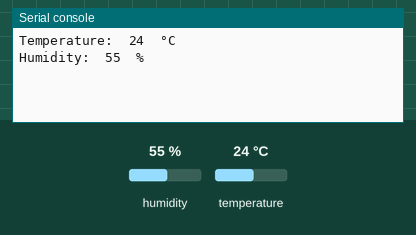
Bench run of a program on a simulated Raspberry Pi Pico running MicroPython. On the bench: the last lines printed to the serial console. The test bench sets the inputs (shaded band); at power-on: humidity 55 %, temperature 24 °C.

Above: at 1.2 s.
1.3 s: humidity set to 22 %
At 2.4 s:
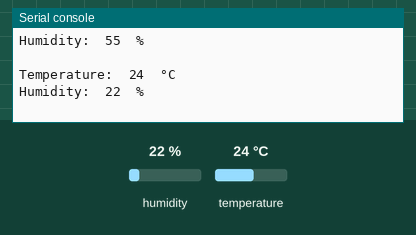
2.8 s: temperature set to 12 °C
At 4.1 s:
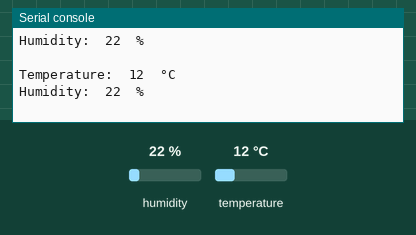
4.3 s: humidity set to 40 %
At 5.3 s:
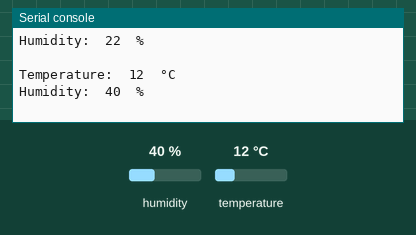
Timing chart, 0 to 7.3 s (numbered marks = the images above; inputs shaded):
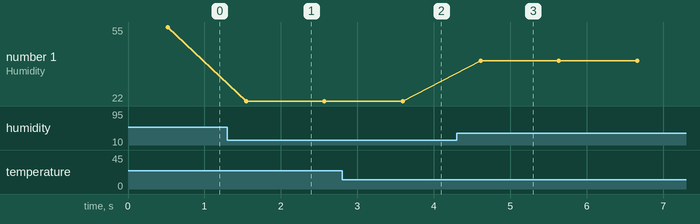

Measured:
- after the input at 1.3 s, the serial console: prints a new line after 0.25 s (image 1)
- after the input at 2.8 s, the serial console: prints a new line after 0.79 s (image 2)
- after the input at 4.3 s, the serial console: prints a new line after 0.31 s (image 3)
- plotted number 1: 55 → 22 after the input at 1.3 s, 22 → 40 after the input at 4.3 s

The program:

dht11.py
```python
from machine import Pin
from time import sleep
import dht

sensor = dht.DHT11(Pin(28))

while True:
    sleep(0.5)
    sensor.measure()
    print("Temperature: ", sensor.temperature(), " °C")
    print("Humidity: ", sensor.humidity(), " %")
    print("")
    sleep(0.5)
```
